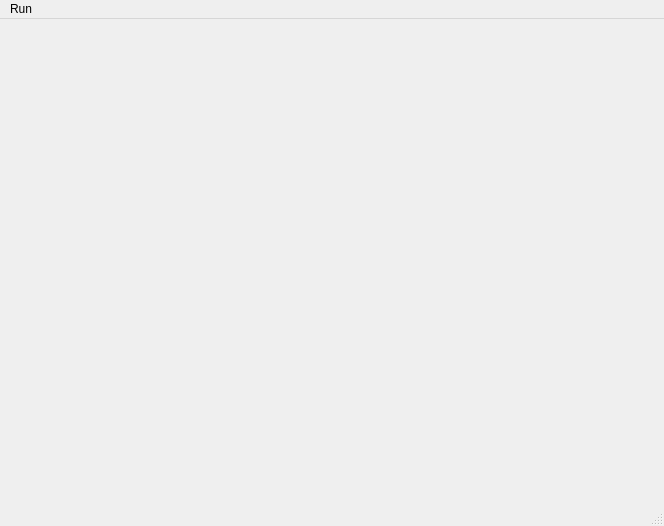
<ui version="4.0" >
 <class>MainWindow</class>
 <widget class="QMainWindow" name="MainWindow" >
  <property name="geometry" >
   <rect>
    <x>0</x>
    <y>0</y>
    <width>664</width>
    <height>526</height>
   </rect>
  </property>
  <property name="windowTitle" >
   <string>MainWindow</string>
  </property>
  <widget class="QMenuBar" name="menuBar" >
   <property name="geometry" >
    <rect>
     <x>0</x>
     <y>0</y>
     <width>664</width>
     <height>24</height>
    </rect>
   </property>
   <widget class="QMenu" name="menuRun" >
    <property name="title" >
     <string>Run</string>
    </property>
    <addaction name="actionRun" />
    <addaction name="actionContinue" />
    <addaction name="actionStep_into" />
    <addaction name="actionStep_over" />
    <addaction name="actionPause" />
   </widget>
   <addaction name="menuRun" />
  </widget>
  <widget class="QStatusBar" name="statusBar" />
  <action name="actionRun" >
   <property name="text" >
    <string>Run</string>
   </property>
  </action>
  <action name="actionContinue" >
   <property name="text" >
    <string>Continue</string>
   </property>
  </action>
  <action name="actionStep_into" >
   <property name="text" >
    <string>Step into</string>
   </property>
  </action>
  <action name="actionStep_over" >
   <property name="text" >
    <string>Step over</string>
   </property>
  </action>
  <action name="actionPause" >
   <property name="text" >
    <string>Pause</string>
   </property>
  </action>
 </widget>
 <resources/>
 <connections/>
</ui>
